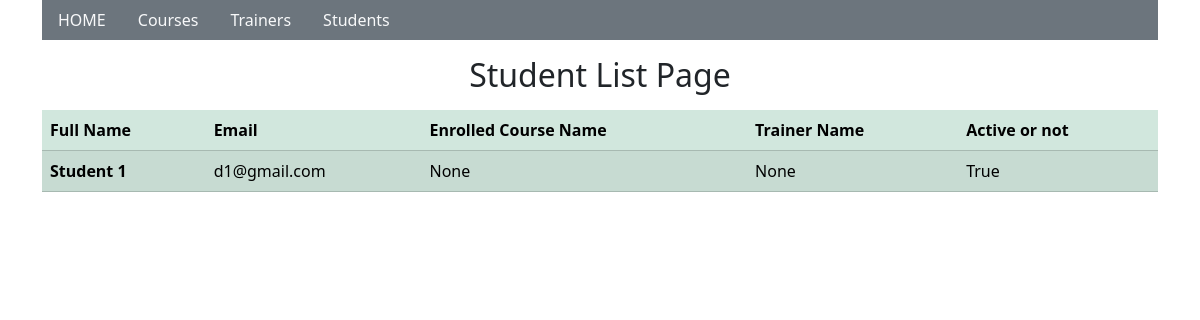
/academy/students/, run on an earlier commit of the app's database.
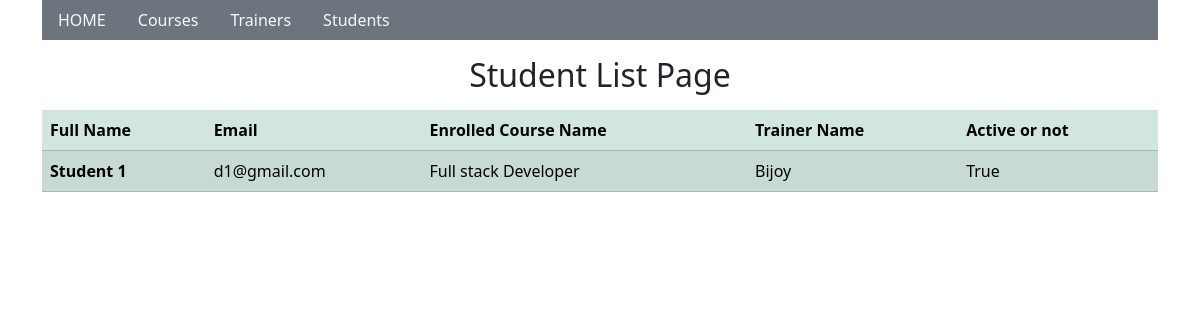
And on a later commit of the database.
### academy/models.py (models this page shows, shortened)
class Student(models.Model):
    first_name       = models.CharField(max_length=20)
    last_name        = models.CharField(max_length=20)
    email            = models.EmailField(unique=True)
    is_active        = models.BooleanField(default=True)
    Enrolled_course  = models.ForeignKey(Course,on_delete=models.SET_NULL,null=True)
    trainer          = models.ForeignKey(Trainer,on_delete=models.SET_NULL,null=True,related_name="students")
    def full_name(self):
        return f"{self.first_name} {self.last_name}"

class Course(models.Model):
    course_name  = models.CharField(max_length=20)
    description  = models.TextField(max_length=100)
    duration_inWeeks     = models.IntegerField(null=True)
    course_image = models.ImageField(upload_to='course/%Y/%m/%d/')
    def __str__(self):
        return self.course_name

class Trainer(models.Model):
    first_name   = models.CharField(max_length=20)
    last_name    = models.CharField(max_length=20)
    email        = models.EmailField(unique=True)
    Expertise    = models.CharField(max_length=100)
    trainer_image = models.ImageField(upload_to='trainer/%Y/%m/%d/')
    def __str__(self):
        return self.first_name

### academy/views.py (the view)
# urls.py: path('students/', views.student_list,name='course'),
def student_list(request):
    students = Student.objects.all()
    context={
        'students':students,
    }
    return render (request,'student_list_page.html',context)

### templates/student_list_page.html (shortened to what this page needs)
<!DOCTYPE html>
<html lang="en">
<head>
    {% load bootstrap5 %} {% bootstrap_css %} {% bootstrap_javascript %}
</head>
<body>
      <div class="container">
      <ul class="nav bg-secondary">
        <li class="nav-item">
          <a class="nav-link link-light" href="/academy/">HOME</a>
        </li>
        <li class="nav-item">
          <a class="nav-link link-light" href="/academy/courses/">Courses</a>
        </li>
        <li class="nav-item">
          <a class="nav-link link-light" href="/academy/trainers/">Trainers</a>
        </li>
        <li class="nav-item">
          <a class="nav-link link-light" href="/academy/students/">Students</a>
        </li>
      </ul>
    </div>
      <div class="container mt-3">
              <h2 class="d-flex justify-content-center mb-3">Student List Page</h2>
<table class="table table-success table-striped">
  <thead>
    <tr>
      <th scope="col">Full Name</th>
      <th scope="col">Email</th>
      <th scope="col">Enrolled Course Name </th>
      <th scope="col">Trainer Name </th>
      <th scope="col">Active or not </th>
    </tr>
  </thead>
  <tbody>
    {% for data in students %}
    <tr>
      <th scope="row">{{data.full_name}}</th>
      <td>{{data.email}}</td>
      <td>{{data.Enrolled_course}}</td>
      <td>{{data.trainer}}</td>
      <td>{{data.is_active}}</td>
    </tr>
    {% endfor %}
  </tbody>
</table>
</div>
</body>
</html>

What changed in the data, as far as the page shows it:
changed Student "Student 1": Enrolled_course "None" → "Full stack Developer"; trainer "None" → "Bijoy"
